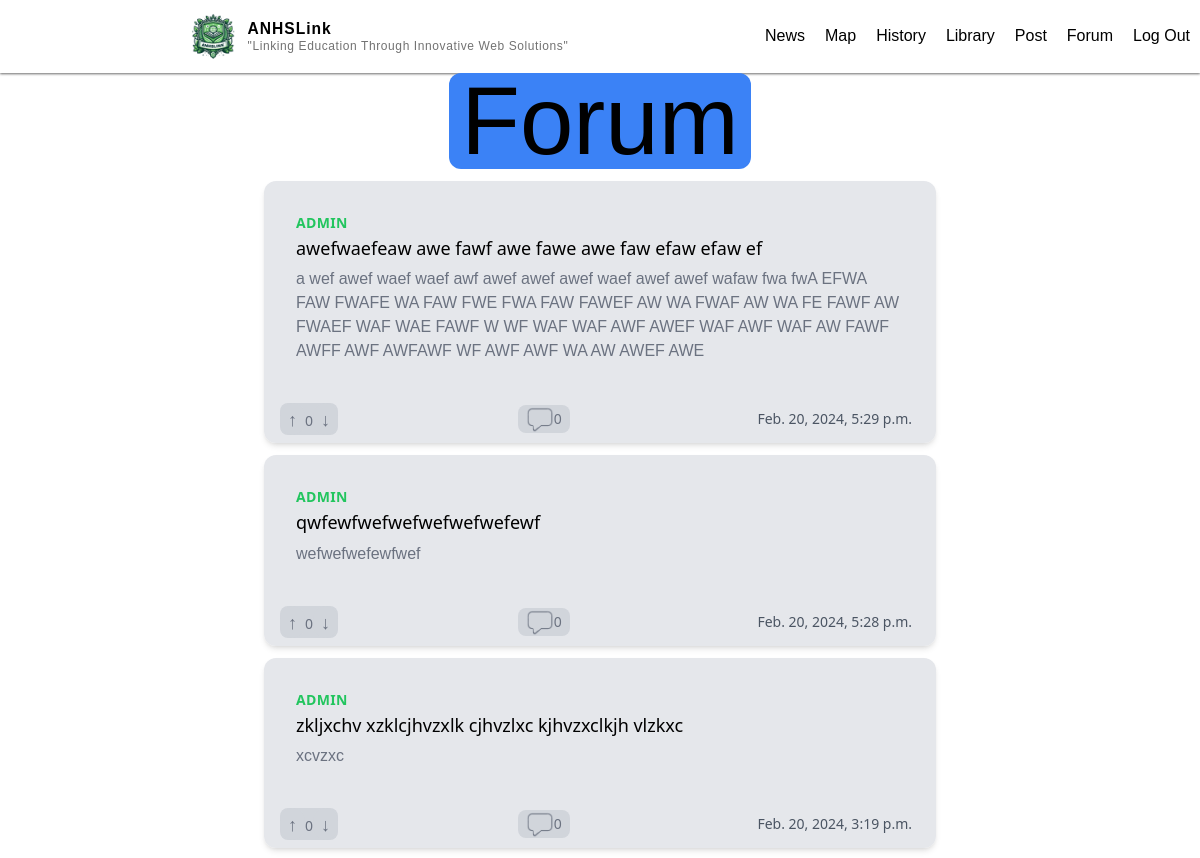
/forum (signed in, upper part), run on an earlier commit of the app's database.
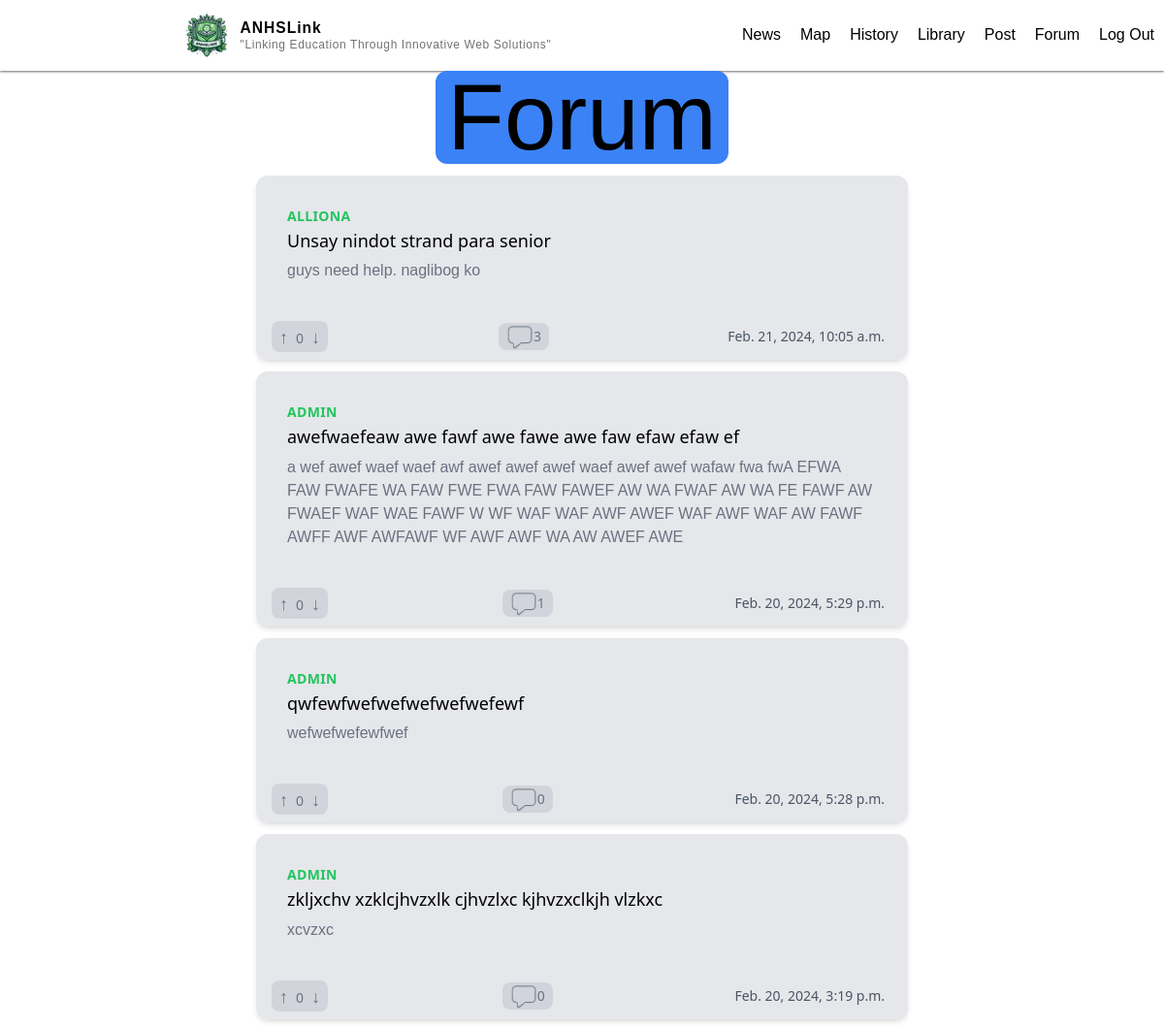
And on a later commit of the database.
### main/models.py (models this page shows, shortened)
class Forum (models.Model):
    author = models.ForeignKey(User, on_delete=models.CASCADE)
    title = models.CharField(max_length=50, default="")
    description = models.CharField(max_length=240, default="")
    uploaded_at = models.DateTimeField(auto_now_add=True)
    likes = models.IntegerField(default=0)
    def comment_count(self):
        return self.comments.count()

### main/views.py (the view)
# urls.py: path("forum", views.forum, name="forum"),
@login_required(login_url="/login")
def forum(request):
    forums = Forum.objects.all().order_by('-uploaded_at')
    return render(request,"main/forum.html",{"forums":forums} )

### main/templates/main/forum.html (shortened to what this page needs)
{% extends "main/base.html" %}
{% load static %}
{% block body %}
<div class="image_container">
  <div class="bg-blue-500 rounded-xl px-3 text-8xl font-normal"><h1>Forum</h1></div>
</div>
{% for forum in forums %}
<a href="{% url 'forum_comment'  forum.id %}">
  <div class="max-w-md mx-auto bg-white rounded-xl shadow-md overflow-hidden md:max-w-2xl m-3">
    <div class="md:flex bg-gray-200">
      <div class="p-8  ">
        <div class="uppercase tracking-wide text-sm text-green-500 font-semibold author">{{forum.author.username}}</div>
        <div class="block mt-1 text-lg leading-tight font-medium text-black ">{{forum.title}}</div>
        <p class="mt-2 text-gray-500">{{forum.description}}</p>
      </div>
    </div>
</a>
<div class="px-4 py-2 bg-gray-200 flex justify-between">
  <span class="text-sm text-gray-500 bg bg-gray-300 rounded-lg"><button
      class="px-2 py-0.5 text-lg font-extrabold bg-gray-300 rounded-full">&#8593;
    </button>{{forum.likes}}<button class="px-2  py-0.5 text-lg font-extrabold bg-gray-300 rounded-full">&#8595;
    </button></span>
    <a href="{% url 'forum_comment'  forum.id %}" class="flex items-center"><span class="text-sm text-gray-500 bg-gray-300 rounded-lg flex items-center px-2"><img src="{% static 'pictures/comment.png' %}" class="size-7">{{forum.comment_count}}</span></a>
  <span class="text-sm text-gray-600 flex items-center px-2">{{forum.uploaded_at}}</span>
</div>
</div>
{% empty %}
<p class="m-3 text-center text-gray-500">No posts</p>
{% endfor %}
{% endblock %}

What changed in the data, as far as the page shows it:
added Forum: author.username "ALLIONA", title "Unsay nindot strand para senior", description "guys need help. naglibog ko", likes "0", comment_count "3", uploaded_at "Feb. 21, 2024, 10:05 a.m."
computed for Forum "awefwaefeaw awe fawf awe fawe awe faw efaw efaw ef": comment_count "0" → "1"
